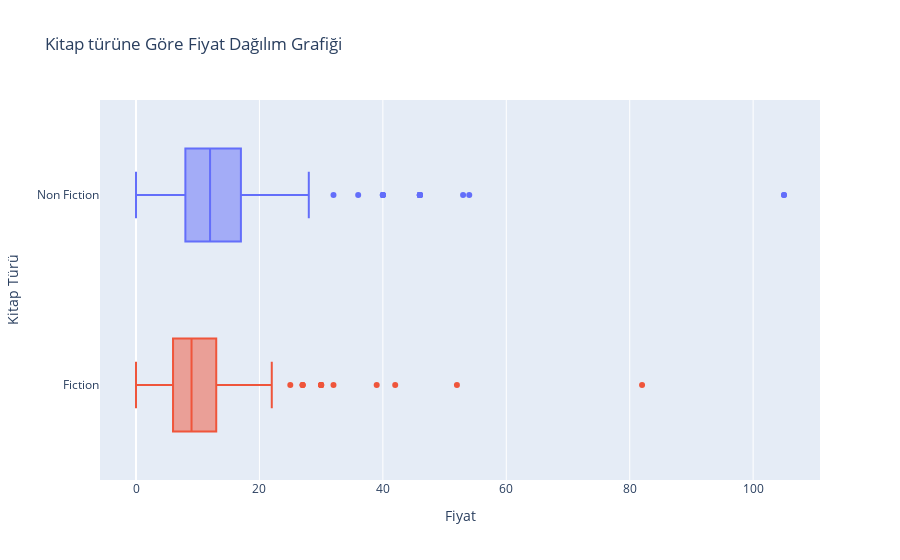

Notebook code for this chart:
### Markdown cell above
Türüne göre kitap fiyatlarının dağılımını araştırınız.

### Code cell
fig = px.box(data, x="Price", y="Genre", color="Genre", labels={"Price":"Fiyat",
                                                                "Genre":"Kitap Türü"},
                                                                title="Kitap türüne Göre Fiyat Dağılım Grafiği" )
fig.update_layout(showlegend=False)
fig.show()

### Figure 1 — Plotly figure (JSON) as saved in the notebook; plotly's stock layout.template omitted (floating-point values rounded to 4 significant figures; data arrays with more than 128 entries replaced by an {"elided": "..."} marker saying what was removed)
{"data": [{"alignmentgroup": "True", "hovertemplate": "Kitap Türü=%{y}<br>Fiyat=%{x}<extra></extra>", "legendgroup": "Non Fiction", "marker": {"color": "#636efa"}, "name": "Non Fiction", "notched": false, "offsetgroup": "Non Fiction", "orientation": "h", "showlegend": true, "type": "box", "x": {"elided": "310 int values"}, "x0": " ", "xaxis": "x", "y": {"elided": "310 str values"}, "y0": " ", "yaxis": "y"}, {"alignmentgroup": "True", "hovertemplate": "Kitap Türü=%{y}<br>Fiyat=%{x}<extra></extra>", "legendgroup": "Fiction", "marker": {"color": "#EF553B"}, "name": "Fiction", "notched": false, "offsetgroup": "Fiction", "orientation": "h", "showlegend": true, "type": "box", "x": {"elided": "240 int values"}, "x0": " ", "xaxis": "x", "y": {"elided": "240 str values"}, "y0": " ", "yaxis": "y"}], "layout": {"boxmode": "overlay", "legend": {"title": {"text": "Kitap Türü"}, "tracegroupgap": 0}, "showlegend": false, "title": {"text": "Kitap türüne Göre Fiyat Dağılım Grafiği"}, "xaxis": {"anchor": "y", "domain": [0, 1], "title": {"text": "Fiyat"}}, "yaxis": {"anchor": "x", "categoryarray": ["Fiction", "Non Fiction"], "categoryorder": "array", "domain": [0, 1], "title": {"text": "Kitap Türü"}}}}
